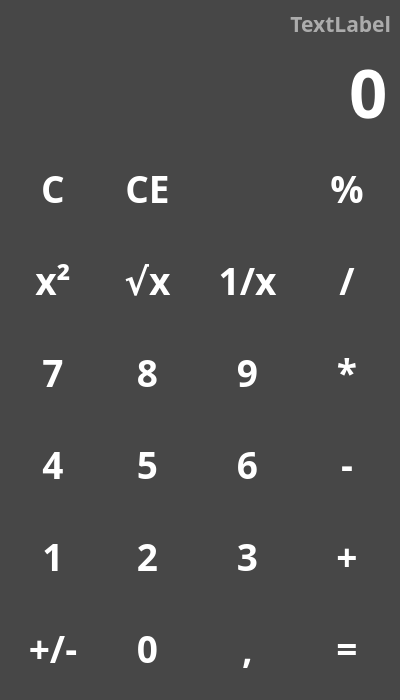
<?xml version="1.0" encoding="UTF-8"?>
<ui version="4.0">
 <class>MainWindow</class>
 <widget class="QMainWindow" name="MainWindow">
  <property name="geometry">
   <rect>
    <x>0</x>
    <y>0</y>
    <width>400</width>
    <height>700</height>
   </rect>
  </property>
  <property name="minimumSize">
   <size>
    <width>400</width>
    <height>700</height>
   </size>
  </property>
  <property name="windowTitle">
   <string>калькулятор</string>
  </property>
  <property name="windowIcon">
   <iconset resource="res.qrc">
    <normaloff>:/icons/icons/calc.svg</normaloff>:/icons/icons/calc.svg</iconset>
  </property>
  <property name="styleSheet">
   <string notr="true">QWidget {
	color: white;
	background-color: #474747;
	font-family: Rubik;
	font-size: 16pt;
	font-weight: 600;
}
QPushButton {
	background-color: transparent;
	border: none;
	font-size: 28pt;
}
QPushButton:hover {
	background-color: #5c5a5a;
}

QPushButton:pressed {
	background-color: #888;
}</string>
  </property>
  <widget class="QWidget" name="centralwidget">
   <layout class="QVBoxLayout" name="verticalLayout">
    <item>
     <widget class="QLabel" name="result">
      <property name="sizePolicy">
       <sizepolicy hsizetype="Preferred" vsizetype="Maximum">
        <horstretch>0</horstretch>
        <verstretch>0</verstretch>
       </sizepolicy>
      </property>
      <property name="styleSheet">
       <string notr="true">color: #acacac;</string>
      </property>
      <property name="text">
       <string>TextLabel</string>
      </property>
      <property name="alignment">
       <set>Qt::AlignRight|Qt::AlignTrailing|Qt::AlignVCenter</set>
      </property>
     </widget>
    </item>
    <item>
     <widget class="QLineEdit" name="entry">
      <property name="sizePolicy">
       <sizepolicy hsizetype="Expanding" vsizetype="Maximum">
        <horstretch>0</horstretch>
        <verstretch>0</verstretch>
       </sizepolicy>
      </property>
      <property name="styleSheet">
       <string notr="true">font-size: 50pt;
border: none;</string>
      </property>
      <property name="text">
       <string>0</string>
      </property>
      <property name="maxLength">
       <number>16</number>
      </property>
      <property name="alignment">
       <set>Qt::AlignRight|Qt::AlignTrailing|Qt::AlignVCenter</set>
      </property>
     </widget>
    </item>
    <item>
     <layout class="QGridLayout" name="gridLayout">
      <item row="10" column="0">
       <widget class="QPushButton" name="btn1">
        <property name="sizePolicy">
         <sizepolicy hsizetype="Minimum" vsizetype="Expanding">
          <horstretch>0</horstretch>
          <verstretch>0</verstretch>
         </sizepolicy>
        </property>
        <property name="text">
         <string>1</string>
        </property>
        <property name="shortcut">
         <string>1</string>
        </property>
       </widget>
      </item>
      <item row="9" column="3">
       <widget class="QPushButton" name="btnsub">
        <property name="sizePolicy">
         <sizepolicy hsizetype="Minimum" vsizetype="Expanding">
          <horstretch>0</horstretch>
          <verstretch>0</verstretch>
         </sizepolicy>
        </property>
        <property name="text">
         <string>-</string>
        </property>
        <property name="shortcut">
         <string>-</string>
        </property>
       </widget>
      </item>
      <item row="8" column="2">
       <widget class="QPushButton" name="btn9">
        <property name="sizePolicy">
         <sizepolicy hsizetype="Minimum" vsizetype="Expanding">
          <horstretch>0</horstretch>
          <verstretch>0</verstretch>
         </sizepolicy>
        </property>
        <property name="text">
         <string>9</string>
        </property>
        <property name="shortcut">
         <string>9</string>
        </property>
       </widget>
      </item>
      <item row="10" column="3">
       <widget class="QPushButton" name="btnadd">
        <property name="sizePolicy">
         <sizepolicy hsizetype="Minimum" vsizetype="Expanding">
          <horstretch>0</horstretch>
          <verstretch>0</verstretch>
         </sizepolicy>
        </property>
        <property name="text">
         <string>+</string>
        </property>
        <property name="shortcut">
         <string>+</string>
        </property>
       </widget>
      </item>
      <item row="10" column="1">
       <widget class="QPushButton" name="btn2">
        <property name="sizePolicy">
         <sizepolicy hsizetype="Minimum" vsizetype="Expanding">
          <horstretch>0</horstretch>
          <verstretch>0</verstretch>
         </sizepolicy>
        </property>
        <property name="text">
         <string>2</string>
        </property>
        <property name="shortcut">
         <string>2</string>
        </property>
       </widget>
      </item>
      <item row="8" column="1">
       <widget class="QPushButton" name="btn8">
        <property name="sizePolicy">
         <sizepolicy hsizetype="Minimum" vsizetype="Expanding">
          <horstretch>0</horstretch>
          <verstretch>0</verstretch>
         </sizepolicy>
        </property>
        <property name="text">
         <string>8</string>
        </property>
        <property name="shortcut">
         <string>8</string>
        </property>
       </widget>
      </item>
      <item row="9" column="0">
       <widget class="QPushButton" name="btn4">
        <property name="sizePolicy">
         <sizepolicy hsizetype="Minimum" vsizetype="Expanding">
          <horstretch>0</horstretch>
          <verstretch>0</verstretch>
         </sizepolicy>
        </property>
        <property name="text">
         <string>4</string>
        </property>
        <property name="shortcut">
         <string>4</string>
        </property>
       </widget>
      </item>
      <item row="9" column="2">
       <widget class="QPushButton" name="btn6">
        <property name="sizePolicy">
         <sizepolicy hsizetype="Minimum" vsizetype="Expanding">
          <horstretch>0</horstretch>
          <verstretch>0</verstretch>
         </sizepolicy>
        </property>
        <property name="text">
         <string>6</string>
        </property>
        <property name="shortcut">
         <string>6</string>
        </property>
       </widget>
      </item>
      <item row="8" column="0">
       <widget class="QPushButton" name="btn7">
        <property name="sizePolicy">
         <sizepolicy hsizetype="Minimum" vsizetype="Expanding">
          <horstretch>0</horstretch>
          <verstretch>0</verstretch>
         </sizepolicy>
        </property>
        <property name="text">
         <string>7</string>
        </property>
        <property name="shortcut">
         <string>7</string>
        </property>
       </widget>
      </item>
      <item row="8" column="3">
       <widget class="QPushButton" name="btnmult">
        <property name="sizePolicy">
         <sizepolicy hsizetype="Minimum" vsizetype="Expanding">
          <horstretch>0</horstretch>
          <verstretch>0</verstretch>
         </sizepolicy>
        </property>
        <property name="text">
         <string>*</string>
        </property>
        <property name="shortcut">
         <string>*</string>
        </property>
       </widget>
      </item>
      <item row="9" column="1">
       <widget class="QPushButton" name="btn5">
        <property name="sizePolicy">
         <sizepolicy hsizetype="Minimum" vsizetype="Expanding">
          <horstretch>0</horstretch>
          <verstretch>0</verstretch>
         </sizepolicy>
        </property>
        <property name="text">
         <string>5</string>
        </property>
        <property name="shortcut">
         <string>5</string>
        </property>
       </widget>
      </item>
      <item row="11" column="1">
       <widget class="QPushButton" name="btn0">
        <property name="sizePolicy">
         <sizepolicy hsizetype="Minimum" vsizetype="Expanding">
          <horstretch>0</horstretch>
          <verstretch>0</verstretch>
         </sizepolicy>
        </property>
        <property name="text">
         <string>0</string>
        </property>
        <property name="shortcut">
         <string>0</string>
        </property>
       </widget>
      </item>
      <item row="11" column="3">
       <widget class="QPushButton" name="btncalc">
        <property name="sizePolicy">
         <sizepolicy hsizetype="Minimum" vsizetype="Expanding">
          <horstretch>0</horstretch>
          <verstretch>0</verstretch>
         </sizepolicy>
        </property>
        <property name="text">
         <string>=</string>
        </property>
        <property name="shortcut">
         <string>=</string>
        </property>
       </widget>
      </item>
      <item row="11" column="0">
       <widget class="QPushButton" name="btnneg">
        <property name="sizePolicy">
         <sizepolicy hsizetype="Minimum" vsizetype="Expanding">
          <horstretch>0</horstretch>
          <verstretch>0</verstretch>
         </sizepolicy>
        </property>
        <property name="text">
         <string>+/-</string>
        </property>
       </widget>
      </item>
      <item row="10" column="2">
       <widget class="QPushButton" name="btn3">
        <property name="sizePolicy">
         <sizepolicy hsizetype="Minimum" vsizetype="Expanding">
          <horstretch>0</horstretch>
          <verstretch>0</verstretch>
         </sizepolicy>
        </property>
        <property name="text">
         <string>3</string>
        </property>
        <property name="shortcut">
         <string>3</string>
        </property>
       </widget>
      </item>
      <item row="11" column="2">
       <widget class="QPushButton" name="btnpoint">
        <property name="sizePolicy">
         <sizepolicy hsizetype="Minimum" vsizetype="Expanding">
          <horstretch>0</horstretch>
          <verstretch>0</verstretch>
         </sizepolicy>
        </property>
        <property name="text">
         <string>,</string>
        </property>
        <property name="shortcut">
         <string>,</string>
        </property>
       </widget>
      </item>
      <item row="2" column="2">
       <widget class="QPushButton" name="btnback">
        <property name="sizePolicy">
         <sizepolicy hsizetype="Minimum" vsizetype="Expanding">
          <horstretch>0</horstretch>
          <verstretch>0</verstretch>
         </sizepolicy>
        </property>
        <property name="text">
         <string/>
        </property>
        <property name="icon">
         <iconset resource="res.qrc">
          <normaloff>:/icons/icons/backspace.svg</normaloff>:/icons/icons/backspace.svg</iconset>
        </property>
        <property name="iconSize">
         <size>
          <width>48</width>
          <height>48</height>
         </size>
        </property>
        <property name="shortcut">
         <string>Backspace</string>
        </property>
       </widget>
      </item>
      <item row="2" column="1">
       <widget class="QPushButton" name="btnce">
        <property name="sizePolicy">
         <sizepolicy hsizetype="Minimum" vsizetype="Expanding">
          <horstretch>0</horstretch>
          <verstretch>0</verstretch>
         </sizepolicy>
        </property>
        <property name="text">
         <string>CE</string>
        </property>
       </widget>
      </item>
      <item row="6" column="1">
       <widget class="QPushButton" name="pushButton_2">
        <property name="sizePolicy">
         <sizepolicy hsizetype="Minimum" vsizetype="Expanding">
          <horstretch>0</horstretch>
          <verstretch>0</verstretch>
         </sizepolicy>
        </property>
        <property name="text">
         <string>√x</string>
        </property>
       </widget>
      </item>
      <item row="6" column="2">
       <widget class="QPushButton" name="pushButton_3">
        <property name="sizePolicy">
         <sizepolicy hsizetype="Minimum" vsizetype="Expanding">
          <horstretch>0</horstretch>
          <verstretch>0</verstretch>
         </sizepolicy>
        </property>
        <property name="text">
         <string>1/x</string>
        </property>
       </widget>
      </item>
      <item row="6" column="3">
       <widget class="QPushButton" name="btndiv">
        <property name="sizePolicy">
         <sizepolicy hsizetype="Minimum" vsizetype="Expanding">
          <horstretch>0</horstretch>
          <verstretch>0</verstretch>
         </sizepolicy>
        </property>
        <property name="text">
         <string>/</string>
        </property>
        <property name="shortcut">
         <string>/</string>
        </property>
       </widget>
      </item>
      <item row="2" column="3">
       <widget class="QPushButton" name="pushButton_4">
        <property name="sizePolicy">
         <sizepolicy hsizetype="Minimum" vsizetype="Expanding">
          <horstretch>0</horstretch>
          <verstretch>0</verstretch>
         </sizepolicy>
        </property>
        <property name="text">
         <string>%</string>
        </property>
        <property name="shortcut">
         <string>%</string>
        </property>
       </widget>
      </item>
      <item row="2" column="0">
       <widget class="QPushButton" name="btnclear">
        <property name="sizePolicy">
         <sizepolicy hsizetype="Minimum" vsizetype="Expanding">
          <horstretch>0</horstretch>
          <verstretch>0</verstretch>
         </sizepolicy>
        </property>
        <property name="text">
         <string>C</string>
        </property>
       </widget>
      </item>
      <item row="6" column="0">
       <widget class="QPushButton" name="btnexp">
        <property name="sizePolicy">
         <sizepolicy hsizetype="Minimum" vsizetype="Expanding">
          <horstretch>0</horstretch>
          <verstretch>0</verstretch>
         </sizepolicy>
        </property>
        <property name="text">
         <string>x²</string>
        </property>
       </widget>
      </item>
     </layout>
    </item>
   </layout>
  </widget>
 </widget>
 <resources>
  <include location="res.qrc"/>
 </resources>
 <connections/>
</ui>
